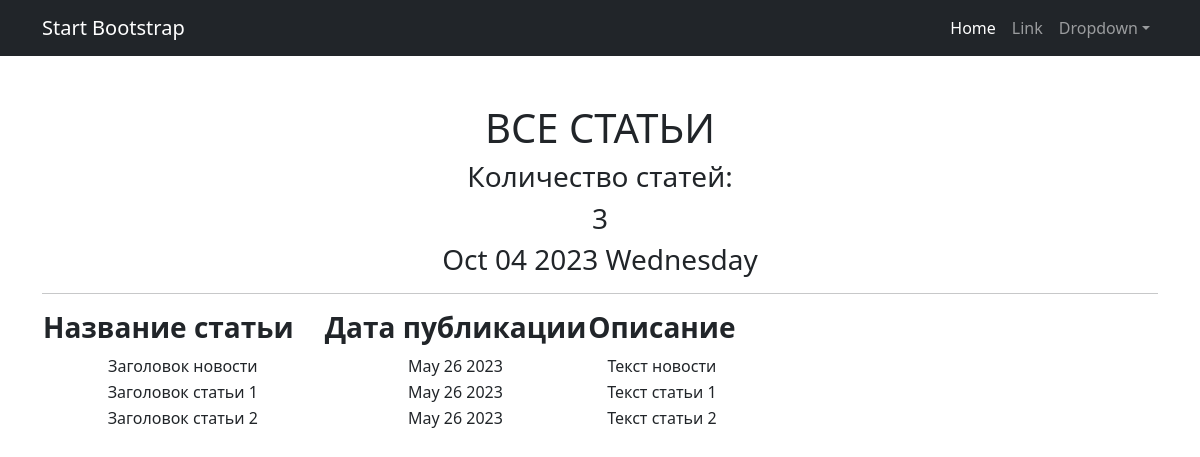
/posts/, run on an earlier commit of the app's database.
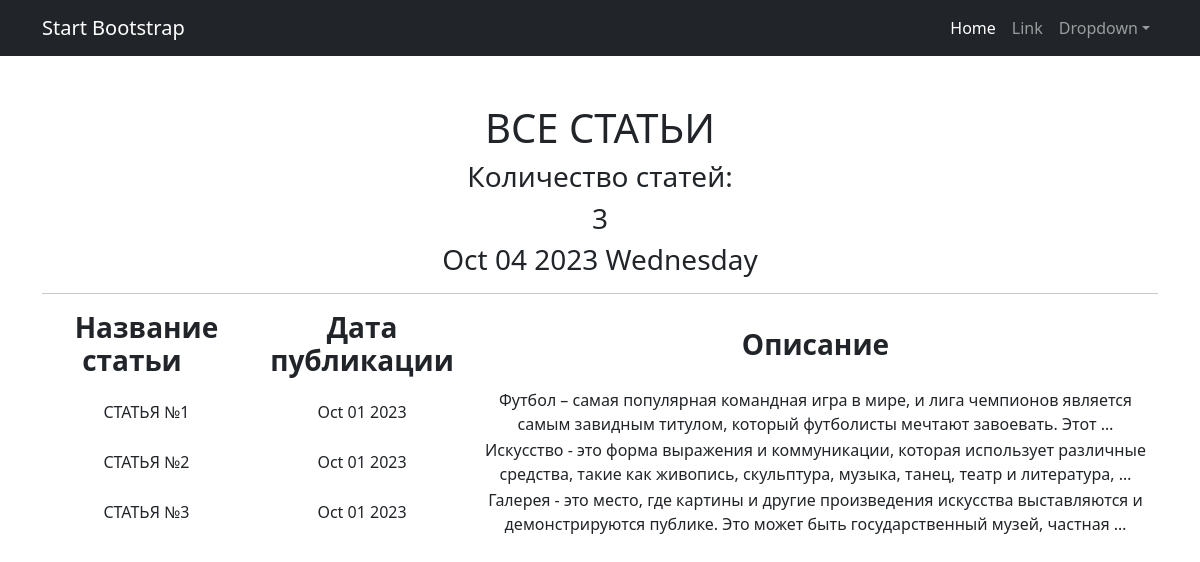
And on a later commit of the database.
### news/models.py (models this page shows, shortened)
class Post(models.Model):
    objects = None
    POST_TYPES = [
        ('ARTICLE', 'СТАТЬЯ'),
        ('NEWS', 'НОВОСТЬ'),
    ]
    author = models.ForeignKey(Author, on_delete=models.CASCADE, related_name='posts')
    post_type = models.CharField(max_length=10, choices=POST_TYPES)
    created_date = models.DateTimeField(auto_now_add=True)
    categories = models.ManyToManyField(Category, through='PostCategory')
    title = models.CharField(max_length=255, unique=True)
    text = models.TextField()
    rating = models.IntegerField(default=0)

### news/views.py (the view)
# urls.py: path('', NewsList.as_view()),
class NewsList(ListView):
    model = Post
    ordering = 'title'  # Отсортируем по дате публикации, чтобы новые новости были первыми
    template_name = 'posts.html'  # Используем шаблон default.html
    context_object_name = 'posts'
    def get_queryset(self):
        queryset = super().get_queryset()
        return queryset
    def get_context_data(self, **kwargs):
        context = super().get_context_data(**kwargs)
        return context

### news/templatetags/custom_filters.py (called while the page is built)
@register.filter(name='censor')
def censor(value):
    words_to_censor = ['пипец', 'зашибись']  # Замените на реальные нежелательные слова
    for word in words_to_censor:
        value = value.replace(word, '*' * len(word))
    return value

### news/templatetags/custom_tags.py (called while the page is built)
@register.simple_tag()
def current_time(format_string='%b %d %Y'):
    return datetime.utcnow().strftime(format_string)

### templates/posts.html (shortened to what this page needs)
{% extends 'flatpages/default.html' %}
{% block content %}
<h1>ВСЕ СТАТЬИ</h1>
   <h3> Количество статей:</h3>
   <h3>{{ posts|length }}</h3>
   <h3>{% current_time '%b %d %Y %A' %}</h3>
   <hr>
      {% if posts %}
          <table>
              <tr>
                  <td> <h3><strong>Название статьи&nbsp;&nbsp;&nbsp;&nbsp;</strong></h3> </td>
                  <td> <h3><strong>Дата публикации</strong></h3> </td>
                  <td> <h3><strong>Описание</strong></h3> </td>
              </tr>
             {% for post in posts %}
           <tr>
               <td>{{ post.title }}</td>
               <td>{{ post.created_date|date:'M d Y' }}</td>
               <td>{{ post.text|truncatewords:20|censor }}</td>
           </tr>
           {% endfor %}
          </table>
      {% else %}
       <h2>СТАТЕЙ НЕТ!</h2>
   {% endif %}
{% endblock content %}

### templates/flatpages/default.html (shortened to what this page needs)
<!DOCTYPE html>
<html lang="en">
    <head>
        {% load static %}
        <link href="{% static 'css/styles.css' %}" rel="stylesheet" />
    </head>
    <body>
        <nav class="navbar navbar-expand-lg navbar-dark bg-dark">
            <div class="container">
                <a class="navbar-brand" href="#">Start Bootstrap</a>
                <div class="collapse navbar-collapse" id="navbarSupportedContent">
                    <ul class="navbar-nav ms-auto mb-2 mb-lg-0">
                        <li class="nav-item"><a class="nav-link active" aria-current="page" href="#">Home</a></li>
                        <li class="nav-item"><a class="nav-link" href="#">Link</a></li>
                        <li class="nav-item dropdown">
                            <a class="nav-link dropdown-toggle" id="navbarDropdown" href="#" role="button" data-bs-toggle="dropdown" aria-expanded="false">Dropdown</a>
                        </li>
                    </ul>
                </div>
            </div>
        </nav>
        <div class="container">
            <div class="text-center mt-5">
                {% block content %}
                {% endblock content %}
            </div>
        </div>
    </body>
</html>

What changed in the data, as far as the page shows it:
removed Post: title "Заголовок новости", created_date "May 26 2023", text|censor "Текст новости"
removed Post: title "Заголовок статьи 1", created_date "May 26 2023", text|censor "Текст статьи 1"
removed Post: title "Заголовок статьи 2", created_date "May 26 2023", text|censor "Текст статьи 2"
added Post: title "СТАТЬЯ №1", created_date "Oct 01 2023", text|censor "Футбол – самая популярная командная игра в мире, и лига чемпионов является самым завидным титулом, который футболисты мечтают завоевать. Этот …"
added Post: title "СТАТЬЯ №2", created_date "Oct 01 2023", text|censor "Искусство - это форма выражения и коммуникации, которая использует различные средства, такие как живопись, скульптура, музыка, танец, театр и литература, …"
added Post: title "СТАТЬЯ №3", created_date "Oct 01 2023", text|censor "Галерея - это место, где картины и другие произведения искусства выставляются и демонстрируются публике. Это может быть государственный музей, частная …"
